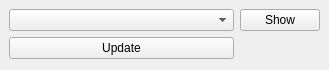
<?xml version="1.0" encoding="UTF-8"?>
<ui version="4.0">
 <class>MainWindow</class>
 <widget class="QMainWindow" name="MainWindow">
  <property name="geometry">
   <rect>
    <x>0</x>
    <y>0</y>
    <width>245</width>
    <height>70</height>
   </rect>
  </property>
  <property name="windowTitle">
   <string>MainWindow</string>
  </property>
  <widget class="QWidget" name="centralwidget">
   <layout class="QGridLayout" name="gridLayout">
    <item row="0" column="0">
     <widget class="QComboBox" name="keywordComboBox">
      <property name="minimumSize">
       <size>
        <width>125</width>
        <height>0</height>
       </size>
      </property>
     </widget>
    </item>
    <item row="0" column="1">
     <widget class="QPushButton" name="showButton">
      <property name="text">
       <string>Show</string>
      </property>
     </widget>
    </item>
    <item row="1" column="0">
     <widget class="QPushButton" name="updateButton">
      <property name="minimumSize">
       <size>
        <width>225</width>
        <height>0</height>
       </size>
      </property>
      <property name="text">
       <string>Update</string>
      </property>
     </widget>
    </item>
   </layout>
  </widget>
 </widget>
 <resources/>
 <connections/>
</ui>
